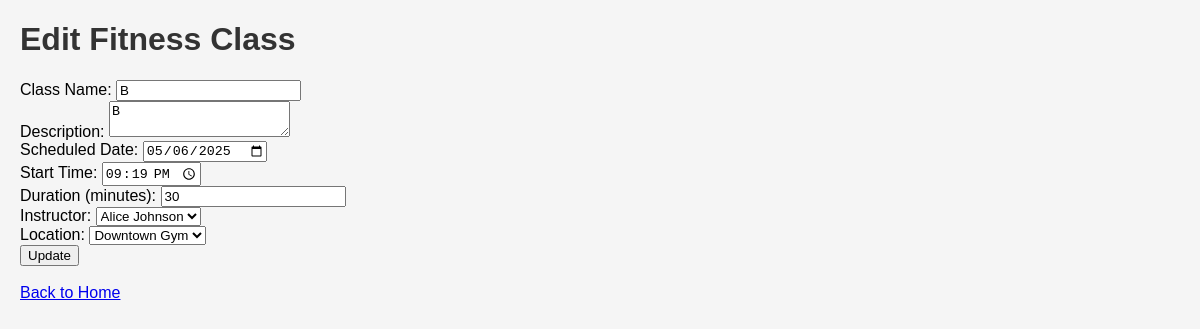
/class/edit/3, run on the app's committed database.
### app.py (models this page shows)
class FitnessClass(db.Model):  # ORM Model for Fitness Classes
    __tablename__ = 'classes'
    id = db.Column(db.Integer, primary_key=True)
    class_name = db.Column(db.String(100), nullable=False)
    description = db.Column(db.String(300))
    scheduled_date = db.Column(db.String(10))  # Format: YYYY-MM-DD
    start_time = db.Column(db.String(5))        # Format: HH:MM
    duration = db.Column(db.Integer)            # Duration in minutes
    instructor_id = db.Column(db.Integer, db.ForeignKey('instructors.id'), nullable=False)
    location_id = db.Column(db.Integer, db.ForeignKey('locations.id'), nullable=False)
    instructor = db.relationship('Instructor', backref=db.backref('classes', lazy=True))
    location = db.relationship('Location', backref=db.backref('classes', lazy=True))

class Instructor(db.Model):  # ORM Model for Instructors
    __tablename__ = 'instructors'
    id = db.Column(db.Integer, primary_key=True)
    name = db.Column(db.String(100), nullable=False)
    email = db.Column(db.String(100), nullable=False, unique=True)
    specialty = db.Column(db.String(100))

class Location(db.Model):  # ORM Model for Locations
    __tablename__ = 'locations'
    id = db.Column(db.Integer, primary_key=True)
    gym_name = db.Column(db.String(100), nullable=False)
    address = db.Column(db.String(200))
    capacity = db.Column(db.Integer)

### app.py (the view, shortened to what this page needs)
@app.route('/class/edit/<int:class_id>', methods=['GET', 'POST'])
def edit_class(class_id):
    fitness_class = FitnessClass.query.get_or_404(class_id)  # ORM Fetch class
    instructors = Instructor.query.all()
    locations = Location.query.all()
    return render_template('edit_class.html', fitness_class=fitness_class, instructors=instructors, locations=locations)

### templates/edit_class.html (shortened to what this page needs)
<!DOCTYPE html>
<html>
<head>
    <link rel="stylesheet" type="text/css" href="{{ url_for('static', filename='style.css') }}">
</head>
<body>
    <h1>Edit Fitness Class</h1>
    <form method="post" action="{{ url_for('edit_class', class_id=fitness_class.id) }}">
        <label for="class_name">Class Name:</label>
        <input type="text" id="class_name" name="class_name" value="{{ fitness_class.class_name }}" required>
        <br>
        <label for="description">Description:</label>
        <textarea id="description" name="description">{{ fitness_class.description }}</textarea>
        <br>
        <label for="scheduled_date">Scheduled Date:</label>
        <input type="date" id="scheduled_date" name="scheduled_date" value="{{ fitness_class.scheduled_date }}" required>
        <br>
        <label for="start_time">Start Time:</label>
        <input type="time" id="start_time" name="start_time" value="{{ fitness_class.start_time }}" required>
        <br>
        <label for="duration">Duration (minutes):</label>
        <input type="number" id="duration" name="duration" value="{{ fitness_class.duration }}" required>
        <br>
        <label for="instructor">Instructor:</label>
        <select id="instructor" name="instructor" required>
            {% for instructor in instructors %}
            <option value="{{ instructor.id }}" {% if instructor.id == fitness_class.instructor_id %}selected{% endif %}>
                {{ instructor.name }}
            </option>
            {% endfor %}
        </select>
        <br>
        <label for="location">Location:</label>
        <select id="location" name="location" required>
            {% for location in locations %}
            <option value="{{ location.id }}" {% if location.id == fitness_class.location_id %}selected{% endif %}>
                {{ location.gym_name }}
            </option>
            {% endfor %}
        </select>
        <br>
        <button type="submit">Update</button>
    </form>
    <br>
    <a href="{{ url_for('index') }}">Back to Home</a>
</body>
</html>

### static/style.css (style rules this page uses)
body { font-family: Arial, sans-serif; margin: 20px; background-color: #f5f5f5; }
h1 { color: #333; }

### data on the page
FitnessClass: class_name "B", description "B", scheduled_date "05/06/2025", start_time "21:19", duration "30", instructor "Alice Johnson", location "Downtown Gym"
